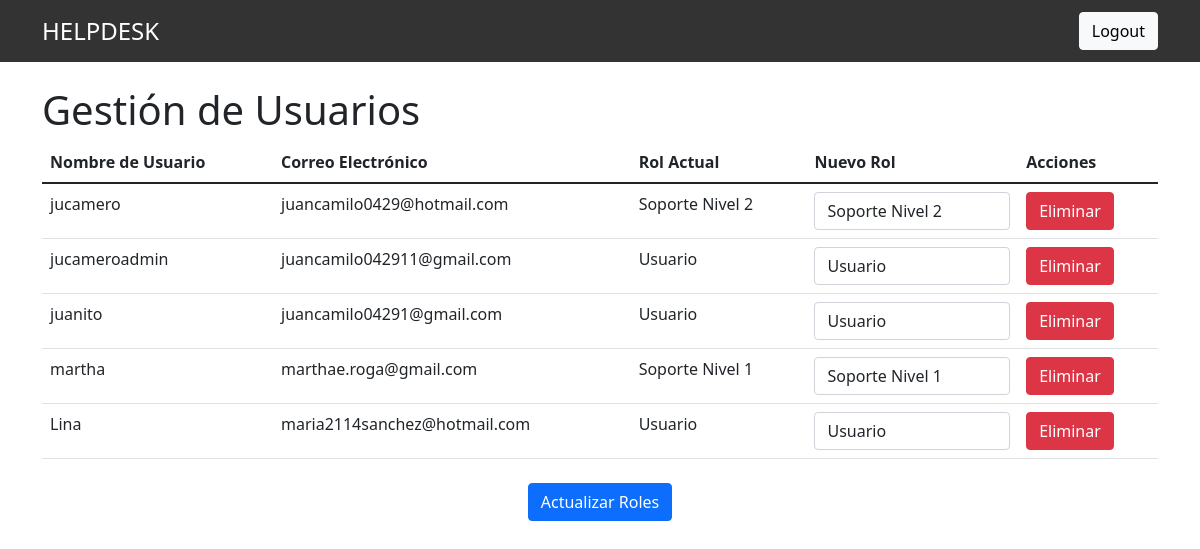
/admin_user/ (signed in), run on the app's committed database.
### tickets/models.py (models this page shows, shortened)
class CustomUser(AbstractUser):
    ROLE_CHOICES = [
        ('user', 'Usuario'),
        ('support1', 'Soporte Nivel 1'),
        ('support2', 'Soporte Nivel 2'),
    ]
    role = models.CharField(max_length=10, choices=ROLE_CHOICES, default='user')

### tickets/views/admin_user.py (the view, shortened to what this page needs)
# urls.py: path('admin_user/', admin_user, name='admin_user')
@login_required
@user_passes_test(lambda u: u.is_superuser)
def admin_user(request):
    users = User.objects.all()
    roles = User.ROLE_CHOICES  # Pasa las opciones de rol al template
    return render(request, 'tickets/admin_user.html', {'users': users, 'roles': roles})

### tickets/templates/tickets/admin_user.html (shortened to what this page needs)
<!DOCTYPE html>
<html lang="es">
<head>
    <link href="https://cdn.jsdelivr.net/npm/bootstrap@5.1.3/dist/css/bootstrap.min.css" rel="stylesheet">
</head>
<body>
    <nav class="navbar navbar-expand-lg navbar-dark">
        <div class="container">
            <span class="navbar-brand font-weight-bold" style="font-size: 24px;">HELPDESK</span>
            <div class="ml-auto">
                <a href="{% url 'logout' %}" class="btn btn-light">Logout</a>
            </div>
        </div>
    </nav>
    <div class="container mt-4">
        <h1>Gestión de Usuarios</h1>
        <form method="POST">
            <table class="table">
                <thead>
                    <tr>
                        <th>Nombre de Usuario</th>
                        <th>Correo Electrónico</th>
                        <th>Rol Actual</th>
                        <th>Nuevo Rol</th>
                        <th>Acciones</th>
                    </tr>
                </thead>
                <tbody>
                    {% for user in users %}
                    <tr>
                        <td>{{ user.username }}</td>
                        <td>{{ user.email }}</td>
                        <td>{{ user.get_role_display }}</td>
                        <td>
                            <select name="role_{{ user.id }}" class="form-control">
                                {% for value, display in roles %}
                                <option value="{{ value }}" {% if user.role == value %}selected{% endif %}>{{ display }}</option>
                                {% endfor %}
                            </select>
                        </td>
                        <td>
                            <button type="button" class="btn btn-danger" data-bs-toggle="modal" data-bs-target="#confirmDeleteModal" onclick="setUserId('{{ user.id }}')">
                                Eliminar
                            </button>
                        </td>
                    </tr>
                    {% endfor %}
                </tbody>
            </table>
            <div class="text-center mt-4">
                <button type="submit" class="btn btn-primary">Actualizar Roles</button>
            </div>
        </form>
    </div>
</body>
</html>

### tickets/templates/tickets/admin_user.html (style rules this page uses)
body { background: #ffffff; }
.navbar { background-color: rgba(0, 0, 0, 0.8); }
.navbar-brand { color: white; }

### data on the page
CustomUser: username "jucamero", email "juancamilo0429@hotmail.com", role "Soporte Nivel 2", role+id "Soporte Nivel 2"
CustomUser: username "jucameroadmin", email "juancamilo042911@gmail.com", role "Usuario", role+id "Usuario"
CustomUser: username "juanito", email "juancamilo04291@gmail.com", role "Usuario", role+id "Usuario"
CustomUser: username "martha", email "marthae.roga@gmail.com", role "Soporte Nivel 1", role+id "Soporte Nivel 1"
CustomUser: username "Lina", email "maria2114sanchez@hotmail.com", role "Usuario", role+id "Usuario"
